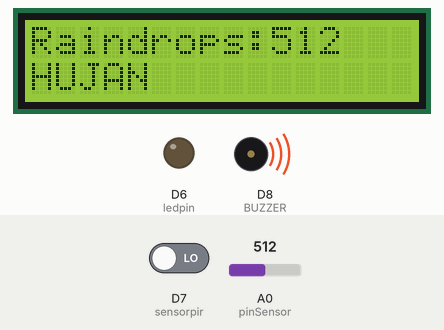
A sketch run on a simulated ESP8266 (NodeMCU). On the bench: 16×2 character LCD, output pins drawn as LEDs (lit = HIGH), buzzer (waves = sounding, pin HIGH). The test bench sets the inputs (shaded band); at power-on: A0 (pinSensor) = 512, D7 (sensorpir) LOW. What the sketch prints to the serial monitor is not drawn.

Above: at 1.2 s.
1.3 s: A0 (pinSensor) set to 984
At 3.0 s:
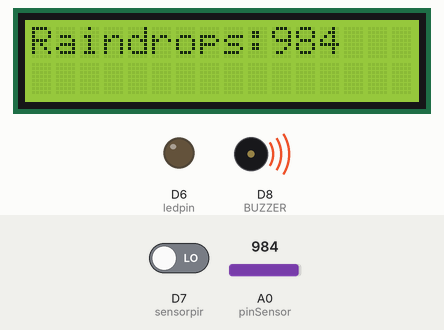
3.6 s: A0 (pinSensor) set to 1013
At 4.7 s:
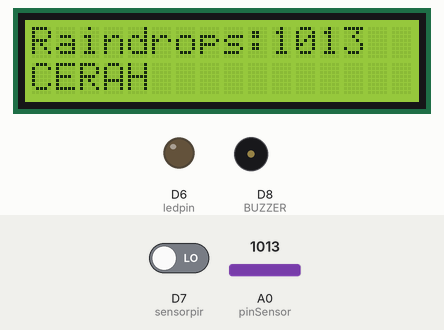
5.6 s: D7 (sensorpir) driven HIGH
At 6.6 s:
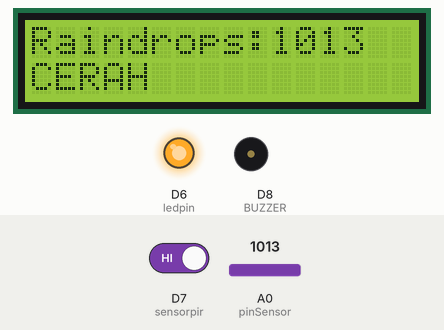
7.7 s: A0 (pinSensor) set to 717
At 9.4 s:
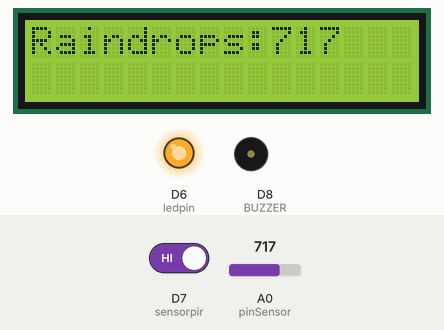
9.7 s: A0 (pinSensor) set to 686
At 11.1 s:
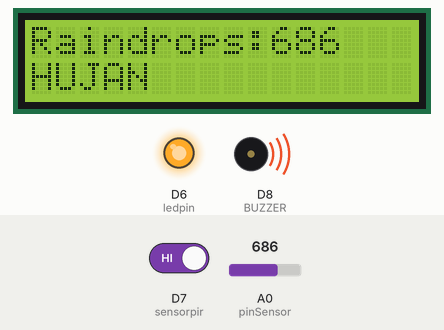
11.7 s: A0 (pinSensor) set to 710
At 12.8 s:
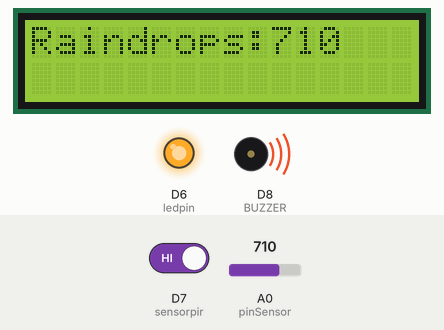
Timing chart, 0 to 14.7 s (numbered marks = the images above; inputs shaded):
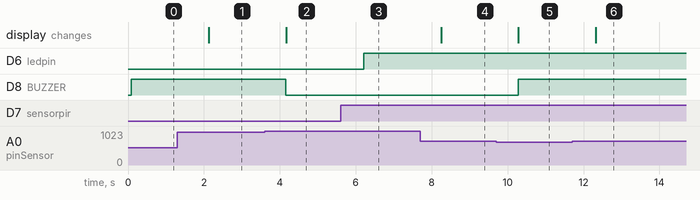

The sketch:

KELOMPOK4CPS.ino
```cpp
#include <Wire.h>
#include <LiquidCrystal_I2C.h>

LiquidCrystal_I2C lcd = LiquidCrystal_I2C(0x27, 16, 2);
const int pinSensor =A0;
const int BUZZER = D8;
int sensorpir = D7;
int ledpin = D6;


// Set-Up LCD
void setLCD() {
 lcd.init();
 lcd.backlight();
 lcd.clear();
 lcd.print("AANG");
 lcd.setCursor(0, 1);
 lcd.print("APPA");
}

//Set-up Sensor
void setup ()
{
 //Raindrop
 setLCD();
 Serial.begin(9600);
 pinMode (pinSensor, INPUT);
 pinMode (BUZZER, OUTPUT);

 //PIR
 pinMode(sensorpir, INPUT);
 pinMode(ledpin, OUTPUT);
}

//Loop Sensor dan LCD
void loop() {
 //Raindrop
 int nilai = analogRead(pinSensor);
 String ket="";
 Serial.println(nilai);
 lcd.clear();
 lcd.print("Raindrops:");
 lcd.print(nilai);
 if(nilai>1000){
 ket="CERAH";
 digitalWrite(BUZZER, LOW);

 }
 if(nilai<700){
 ket="HUJAN";
 digitalWrite(BUZZER, HIGH);
 }

 //PIR
 bool value = digitalRead(sensorpir);
 digitalWrite (ledpin, value);

 //LCD
 lcd.setCursor(0, 1);
 lcd.print(ket);
 delay(1000);
}
```

Measured:
- the behaviour switches between 1000 and 1001 on A0 (pinSensor) (found by bisection; images 1 and 2)
- the behaviour switches between 700 and 699 on A0 (pinSensor) (found by bisection; images 4 and 5)
- after the input at 1.3 s, the display: changes after 0.83 s (image 1)
- after the input at 3.6 s, D8 (BUZZER): HIGH → LOW after 0.56 s; the display: changes after 0.57 s (image 2)
- after the input at 5.6 s, D6 (ledpin): LOW → HIGH after 0.60 s
- after the input at 7.7 s, the display: changes after 0.55 s (image 4)
- after the input at 9.7 s, D8 (BUZZER): LOW → HIGH after 0.58 s; the display: changes after 0.58 s (image 5)
- after the input at 11.7 s, the display: changes after 0.62 s (image 6)
